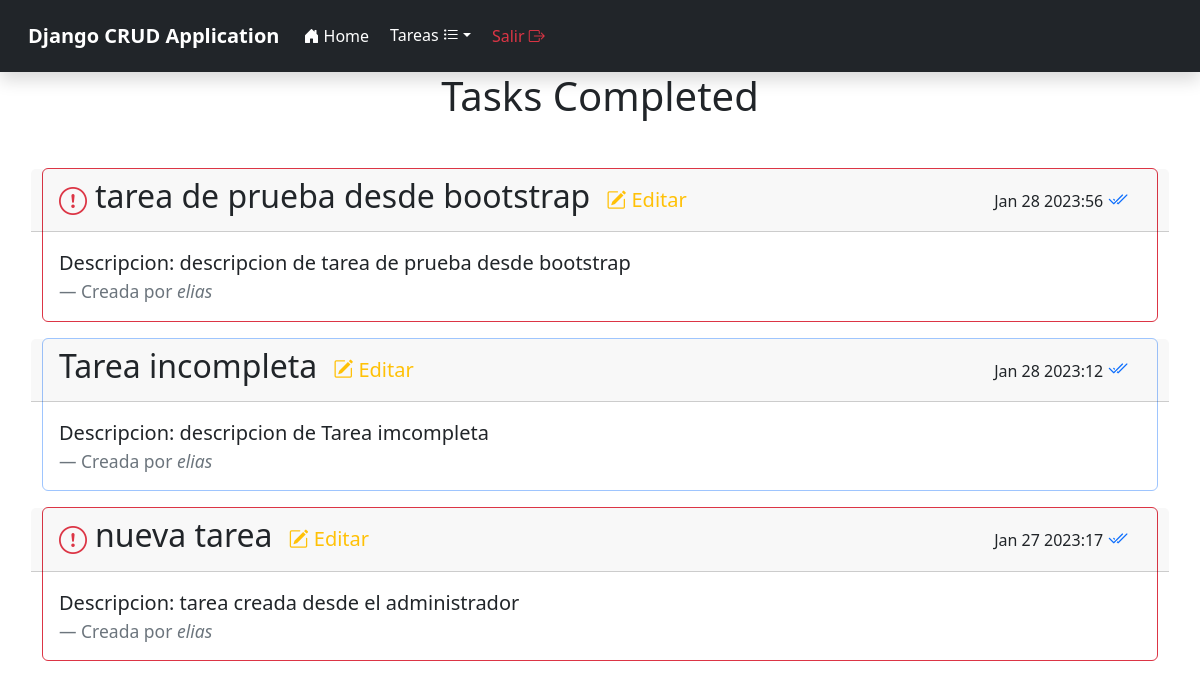
The app's page /tasks_completed/ (signed in) with its own data.
### tasks/models.py (models this page shows, shortened)
class Task(models.Model):
    title = models.CharField(max_length=100)
    description = models.TextField(blank=True)
    created = models.DateTimeField(auto_now_add=True)
    datecompleted = models.DateTimeField(null=True,blank=True)
    important = models.BooleanField(default=False)
    user = models.ForeignKey(User, on_delete=models.CASCADE)

### tasks/views.py (the view)
# urls.py: path('tasks_completed/', views.tasks_completed,name='tasks_completed'),
@login_required
def tasks_completed(request):
    tasks = Task.objects.filter(user=request.user,datecompleted__isnull=False).order_by('-datecompleted')
    return render(request,'Task/tasks.html',{
        'tasks' : tasks,
        'esconder':True
    })

### tasks/Templates/Task/tasks.html
{% extends 'Layouts/principal.html' %}
{% block content %}
{% if esconder %}
<h1 class="text-center">Tasks Completed</h1>
{% else %}
<h1 class="text-center">Tasks Pending</h1>
<a href="{% url 'create_task' %}"><button type="button" class="btn btn-success w-100 d-block"><i class="bi bi-plus"></i>Crear Tarea</button></a>
{% endif %}
<div class="mt-5">
{% for task in tasks %}
    {% if task.important %}
    <div class="card mb-3 border border-danger">
    {% else %}
    <div class="card mb-3 border border-primary-subtle">
    {% endif %}
    <div class="card-header row">
        <div class="col-10 d-flex align-items-center">
            {% if task.important %}
                <small class="text-danger me-2 fs-3"><i class="bi bi-exclamation-circle"></i></small>
            {% endif %}
            <h2>{{task.title}}</h2>
            <a href="{% url 'task_detail' task.id %}" class="text-warning text-decoration-none ps-3 fs-5"><i class="bi bi-pencil-square"></i> Editar</a>
        </div>
        {% if not esconder %}
            <form class="col-2 my-auto" action="{% url 'complete_task' task.id %}" method="POST">
                {% csrf_token %}
                <button class="btn border border-success" type="submit"><i class="bi bi-check2 text-success"></i> Completar</button>
            </form>
        {% else %}
            <p class="col-2 text-center my-auto">{{task.datecompleted|date:'M j Y:i'}} <i class="bi bi-check2-all text-primary fs-5"></i></p>
        {% endif %}
    </div>
    <div class="card-body">
        <blockquote class="blockquote mb-0">
            <p>Descripcion: {{task.description}}</p>
            <footer class="blockquote-footer">Creada por <cite title="Source Title">{{task.user.username}}</cite></footer>
        </blockquote>
    </div>
</div>
{% endfor %}
</div>
{% endblock %}

### tasks/Templates/Layouts/principal.html (shortened to what this page needs)
{% load static %}
<!DOCTYPE html>
<html lang="es">
<head>
    <link rel="stylesheet" href="https://cdn.jsdelivr.net/npm/bootstrap-icons@1.10.3/font/bootstrap-icons.css">
    <link href="https://cdn.jsdelivr.net/npm/bootstrap@5.3.0-alpha1/dist/css/bootstrap.min.css" rel="stylesheet"
>
</head>
<body class="">
    <nav class="navbar navbar-dark bg-dark shadow p-3 navbar-expand-lg">
        <div class="container-fluid">
            <strong class="navbar-brand">Django CRUD Application</strong>
            <div class="collapse navbar-collapse" id="navbarSupportedContent">
                <ul class="navbar-nav me-auto mb-2 mb-lg-0">
                    <li class="nav-item">
                        <a class="nav-link active" href="{% url 'home' %}"><i class="bi bi-house-door-fill"></i> Home</a>
                    </li>
                    {% if user.is_authenticated %}
                    <li class="nav-item dropdown">
                        <button class="btn text-white dropdown-toggle" data-bs-toggle="dropdown" aria-expanded="false">Tareas <i class="bi bi-list-task"></i></button>
                    </li>
                    <li class="nav-item">
                        <a class="nav-link active text-danger" href="{% url 'logout' %}"> Salir <i class="bi bi-box-arrow-right"></i></a>
                    </li>
                    {% endif %}
                </ul>
            </div>
        </div>
    </nav>
    <main class="container">
        {% block content %} {% endblock %}
    </main>
</body>
</html>

### records on screen
Task: important True (drawn), title "tarea de prueba desde bootstrap", datecompleted "Jan 28 2023:56", description "descripcion de tarea de prueba desde bootstrap", user.username "elias"
Task: title "Tarea incompleta", datecompleted "Jan 28 2023:12", description "descripcion de Tarea imcompleta", user.username "elias"
Task: important True (drawn), title "nueva tarea", datecompleted "Jan 27 2023:17", description "tarea creada desde el administrador", user.username "elias"
